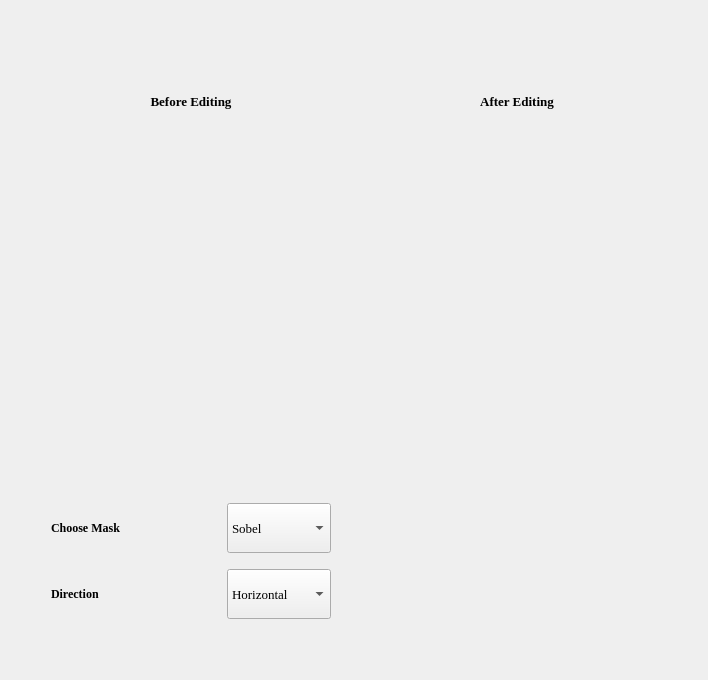
  <widget class="QWidget" name="tab">
   <attribute name="title">
    <string>Edge Detection</string>
   </attribute>
   <layout class="QGridLayout" name="gridLayout_2">
    <item row="0" column="0">
     <layout class="QVBoxLayout" name="verticalLayout_6">
      <item>
       <spacer name="verticalSpacer_11">
        <property name="orientation">
         <enum>Qt::Vertical</enum>
        </property>
        <property name="sizeType">
         <enum>QSizePolicy::Fixed</enum>
        </property>
        <property name="sizeHint" stdset="0">
         <size>
          <width>20</width>
          <height>40</height>
         </size>
        </property>
       </spacer>
      </item>
      <item>
       <layout class="QHBoxLayout" name="horizontalLayout_7">
        <item>
         <spacer name="horizontalSpacer_11">
          <property name="orientation">
           <enum>Qt::Horizontal</enum>
          </property>
          <property name="sizeType">
           <enum>QSizePolicy::Fixed</enum>
          </property>
          <property name="sizeHint" stdset="0">
           <size>
            <width>40</width>
            <height>20</height>
           </size>
          </property>
         </spacer>
        </item>
        <item>
         <layout class="QVBoxLayout" name="verticalLayout_7">
          <item>
           <layout class="QHBoxLayout" name="horizontalLayout_11">
            <item>
             <spacer name="horizontalSpacer_15">
              <property name="orientation">
               <enum>Qt::Horizontal</enum>
              </property>
              <property name="sizeHint" stdset="0">
               <size>
                <width>40</width>
                <height>20</height>
               </size>
              </property>
             </spacer>
            </item>
            <item>
             <widget class="QLabel" name="label_beforeEdgeDetection">
              <property name="minimumSize">
               <size>
                <width>200</width>
                <height>100</height>
               </size>
              </property>
              <property name="maximumSize">
               <size>
                <width>200</width>
                <height>100</height>
               </size>
              </property>
              <property name="font">
               <font>
                <family>Georgia</family>
                <pointsize>10</pointsize>
                <bold>true</bold>
               </font>
              </property>
              <property name="text">
               <string>Before Editing</string>
              </property>
              <property name="alignment">
               <set>Qt::AlignCenter</set>
              </property>
             </widget>
            </item>
            <item>
             <spacer name="horizontalSpacer_16">
              <property name="orientation">
               <enum>Qt::Horizontal</enum>
              </property>
              <property name="sizeHint" stdset="0">
               <size>
                <width>40</width>
                <height>20</height>
               </size>
              </property>
             </spacer>
            </item>
           </layout>
          </item>
          <item>
           <spacer name="verticalSpacer_12">
            <property name="orientation">
             <enum>Qt::Vertical</enum>
            </property>
            <property name="sizeType">
             <enum>QSizePolicy::Fixed</enum>
            </property>
            <property name="sizeHint" stdset="0">
             <size>
              <width>20</width>
              <height>20</height>
             </size>
            </property>
           </spacer>
          </item>
          <item>
           <widget class="GraphicsLayoutWidget" name="image_beforeEdgeDetection" native="true">
            <property name="minimumSize">
             <size>
              <width>250</width>
              <height>300</height>
             </size>
            </property>
            <property name="maximumSize">
             <size>
              <width>16777215</width>
              <height>500</height>
             </size>
            </property>
           </widget>
          </item>
          <item>
           <spacer name="verticalSpacer_13">
            <property name="orientation">
             <enum>Qt::Vertical</enum>
            </property>
            <property name="sizeType">
             <enum>QSizePolicy::Fixed</enum>
            </property>
            <property name="sizeHint" stdset="0">
             <size>
              <width>20</width>
              <height>20</height>
             </size>
            </property>
           </spacer>
          </item>
          <item>
           <layout class="QVBoxLayout" name="verticalLayout_8">
            <item>
             <layout class="QHBoxLayout" name="horizontalLayout_12">
              <item>
               <widget class="QLabel" name="label_maskTypes">
                <property name="minimumSize">
                 <size>
                  <width>150</width>
                  <height>50</height>
                 </size>
                </property>
                <property name="maximumSize">
                 <size>
                  <width>150</width>
                  <height>50</height>
                 </size>
                </property>
                <property name="font">
                 <font>
                  <family>Georgia</family>
                  <pointsize>9</pointsize>
                  <bold>true</bold>
                 </font>
                </property>
                <property name="text">
                 <string>Choose Mask</string>
                </property>
               </widget>
              </item>
              <item>
               <spacer name="horizontalSpacer_17">
                <property name="orientation">
                 <enum>Qt::Horizontal</enum>
                </property>
                <property name="sizeType">
                 <enum>QSizePolicy::Fixed</enum>
                </property>
                <property name="sizeHint" stdset="0">
                 <size>
                  <width>20</width>
                  <height>20</height>
                 </size>
                </property>
               </spacer>
              </item>
              <item>
               <widget class="QComboBox" name="comboBox_edgeMaskType">
                <property name="minimumSize">
                 <size>
                  <width>104</width>
                  <height>50</height>
                 </size>
                </property>
                <property name="maximumSize">
                 <size>
                  <width>16777215</width>
                  <height>50</height>
                 </size>
                </property>
                <property name="font">
                 <font>
                  <family>Georgia</family>
                  <pointsize>10</pointsize>
                  <italic>false</italic>
                  <bold>false</bold>
                 </font>
                </property>
                <item>
                 <property name="text">
                  <string>Sobel</string>
                 </property>
                </item>
                <item>
                 <property name="text">
                  <string>Prewitt</string>
                 </property>
                </item>
                <item>
                 <property name="text">
                  <string>Roberts</string>
                 </property>
                </item>
                <item>
                 <property name="text">
                  <string>Canny</string>
                 </property>
                </item>
               </widget>
              </item>
             </layout>
            </item>
            <item>
             <spacer name="verticalSpacer_14">
              <property name="orientation">
               <enum>Qt::Vertical</enum>
              </property>
              <property name="sizeType">
               <enum>QSizePolicy::Preferred</enum>
              </property>
              <property name="sizeHint" stdset="0">
               <size>
                <width>20</width>
                <height>10</height>
               </size>
              </property>
             </spacer>
            </item>
            <item>
             <layout class="QHBoxLayout" name="horizontalLayout_20">
              <item>
               <widget class="QLabel" name="label_edgeDirection">
                <property name="minimumSize">
                 <size>
                  <width>150</width>
                  <height>50</height>
                 </size>
                </property>
                <property name="maximumSize">
                 <size>
                  <width>150</width>
                  <height>50</height>
                 </size>
                </property>
                <property name="font">
                 <font>
                  <family>Georgia</family>
                  <pointsize>9</pointsize>
                  <bold>true</bold>
                 </font>
                </property>
                <property name="text">
                 <string>Direction</string>
                </property>
               </widget>
              </item>
              <item>
               <spacer name="horizontalSpacer_28">
                <property name="orientation">
                 <enum>Qt::Horizontal</enum>
                </property>
                <property name="sizeType">
                 <enum>QSizePolicy::Fixed</enum>
                </property>
                <property name="sizeHint" stdset="0">
                 <size>
                  <width>20</width>
                  <height>20</height>
                 </size>
                </property>
               </spacer>
              </item>
              <item>
               <widget class="QComboBox" name="comboBox_edgeMaskDirection">
                <property name="minimumSize">
                 <size>
                  <width>104</width>
                  <height>50</height>
                 </size>
                </property>
                <property name="maximumSize">
                 <size>
                  <width>16777215</width>
                  <height>50</height>
                 </size>
                </property>
                <property name="font">
                 <font>
                  <family>Georgia</family>
                  <pointsize>10</pointsize>
                  <italic>false</italic>
                  <bold>false</bold>
                 </font>
                </property>
                <item>
                 <property name="text">
                  <string>Horizontal</string>
                 </property>
                </item>
                <item>
                 <property name="text">
                  <string>Vertical</string>
                 </property>
                </item>
               </widget>
              </item>
             </layout>
            </item>
            <item>
             <spacer name="verticalSpacer_15">
              <property name="orientation">
               <enum>Qt::Vertical</enum>
              </property>
              <property name="sizeType">
               <enum>QSizePolicy::Preferred</enum>
              </property>
              <property name="sizeHint" stdset="0">
               <size>
                <width>20</width>
                <height>10</height>
               </size>
              </property>
             </spacer>
            </item>
           </layout>
          </item>
         </layout>
        </item>
        <item>
         <spacer name="horizontalSpacer_94">
          <property name="orientation">
           <enum>Qt::Horizontal</enum>
          </property>
          <property name="sizeType">
           <enum>QSizePolicy::Fixed</enum>
          </property>
          <property name="sizeHint" stdset="0">
           <size>
            <width>40</width>
            <height>20</height>
           </size>
          </property>
         </spacer>
        </item>
        <item>
         <layout class="QVBoxLayout" name="verticalLayout_9">
          <item>
           <layout class="QHBoxLayout" name="horizontalLayout_15">
            <item>
             <spacer name="horizontalSpacer_21">
              <property name="orientation">
               <enum>Qt::Horizontal</enum>
              </property>
              <property name="sizeHint" stdset="0">
               <size>
                <width>40</width>
                <height>20</height>
               </size>
              </property>
             </spacer>
            </item>
            <item>
             <widget class="QLabel" name="label_afterEdgeDetection">
              <property name="minimumSize">
               <size>
                <width>200</width>
                <height>100</height>
               </size>
              </property>
              <property name="maximumSize">
               <size>
                <width>200</width>
                <height>100</height>
               </size>
              </property>
              <property name="font">
               <font>
                <family>Georgia</family>
                <pointsize>10</pointsize>
                <bold>true</bold>
               </font>
              </property>
              <property name="text">
               <string>After Editing</string>
              </property>
              <property name="alignment">
               <set>Qt::AlignCenter</set>
              </property>
             </widget>
            </item>
            <item>
             <spacer name="horizontalSpacer_22">
              <property name="orientation">
               <enum>Qt::Horizontal</enum>
              </property>
              <property name="sizeHint" stdset="0">
               <size>
                <width>40</width>
                <height>20</height>
               </size>
              </property>
             </spacer>
            </item>
           </layout>
          </item>
          <item>
           <spacer name="verticalSpacer_16">
            <property name="orientation">
             <enum>Qt::Vertical</enum>
            </property>
            <property name="sizeType">
             <enum>QSizePolicy::Fixed</enum>
            </property>
            <property name="sizeHint" stdset="0">
             <size>
              <width>20</width>
              <height>20</height>
             </size>
            </property>
           </spacer>
          </item>
          <item>
           <widget class="GraphicsLayoutWidget" name="image_afterEdgeDetection" native="true">
            <property name="minimumSize">
             <size>
              <width>250</width>
              <height>300</height>
             </size>
            </property>
            <property name="maximumSize">
             <size>
              <width>16777215</width>
              <height>500</height>
             </size>
            </property>
           </widget>
          </item>
          <item>
           <spacer name="verticalSpacer_17">
            <property name="orientation">
             <enum>Qt::Vertical</enum>
            </property>
            <property name="sizeType">
             <enum>QSizePolicy::Fixed</enum>
            </property>
            <property name="sizeHint" stdset="0">
             <size>
              <width>20</width>
              <height>20</height>
             </size>
            </property>
           </spacer>
          </item>
          <item>
           <layout class="QVBoxLayout" name="verticalLayout_10">
            <item>
             <layout class="QHBoxLayout" name="horizontalLayout_21">
              <item>
               <widget class="QLabel" name="label">
                <property name="text">
                 <string/>
                </property>
               </widget>
              </item>
             </layout>
            </item>
           </layout>
          </item>
         </layout>
        </item>
        <item>
         <spacer name="horizontalSpacer_26">
          <property name="orientation">
           <enum>Qt::Horizontal</enum>
          </property>
          <property name="sizeType">
           <enum>QSizePolicy::Fixed</enum>
          </property>
          <property name="sizeHint" stdset="0">
           <size>
            <width>40</width>
            <height>20</height>
           </size>
          </property>
         </spacer>
        </item>
       </layout>
      </item>
      <item>
       <spacer name="verticalSpacer_20">
        <property name="orientation">
         <enum>Qt::Vertical</enum>
        </property>
        <property name="sizeType">
         <enum>QSizePolicy::Fixed</enum>
        </property>
        <property name="sizeHint" stdset="0">
         <size>
          <width>20</width>
          <height>40</height>
         </size>
        </property>
       </spacer>
      </item>
     </layout>
    </item>
   </layout>
  </widget>
